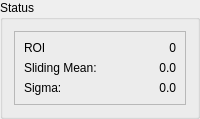
      <widget class="QGroupBox" name="extendedStatusBox">
       <property name="title">
        <string>Status</string>
       </property>
       <layout class="QGridLayout" name="gridLayout_17">
        <item row="0" column="0" colspan="2">
         <widget class="QFrame" name="slidingFrame">
          <property name="frameShape">
           <enum>QFrame::StyledPanel</enum>
          </property>
          <property name="frameShadow">
           <enum>QFrame::Raised</enum>
          </property>
          <layout class="QGridLayout" name="gridLayout">
           <item row="0" column="0">
            <widget class="QLabel" name="label_11">
             <property name="text">
              <string>ROI</string>
             </property>
            </widget>
           </item>
           <item row="0" column="1" colspan="2">
            <widget class="QLabel" name="roiCount">
             <property name="layoutDirection">
              <enum>Qt::LeftToRight</enum>
             </property>
             <property name="text">
              <string>0</string>
             </property>
             <property name="alignment">
              <set>Qt::AlignRight|Qt::AlignTrailing|Qt::AlignVCenter</set>
             </property>
            </widget>
           </item>
           <item row="1" column="0" colspan="2">
            <widget class="QLabel" name="textLabel25">
             <property name="text">
              <string>Sliding Mean:</string>
             </property>
             <property name="wordWrap">
              <bool>false</bool>
             </property>
            </widget>
           </item>
           <item row="1" column="2">
            <widget class="QLabel" name="meanText">
             <property name="text">
              <string>0.0</string>
             </property>
             <property name="alignment">
              <set>Qt::AlignRight|Qt::AlignTrailing|Qt::AlignVCenter</set>
             </property>
             <property name="wordWrap">
              <bool>false</bool>
             </property>
            </widget>
           </item>
           <item row="2" column="0">
            <widget class="QLabel" name="textLabel24">
             <property name="text">
              <string>Sigma:</string>
             </property>
             <property name="wordWrap">
              <bool>false</bool>
             </property>
            </widget>
           </item>
           <item row="2" column="2">
            <widget class="QLabel" name="sigmaText">
             <property name="text">
              <string>0.0</string>
             </property>
             <property name="alignment">
              <set>Qt::AlignRight|Qt::AlignTrailing|Qt::AlignVCenter</set>
             </property>
             <property name="wordWrap">
              <bool>false</bool>
             </property>
            </widget>
           </item>
          </layout>
         </widget>
        </item>
       </layout>
      </widget>
